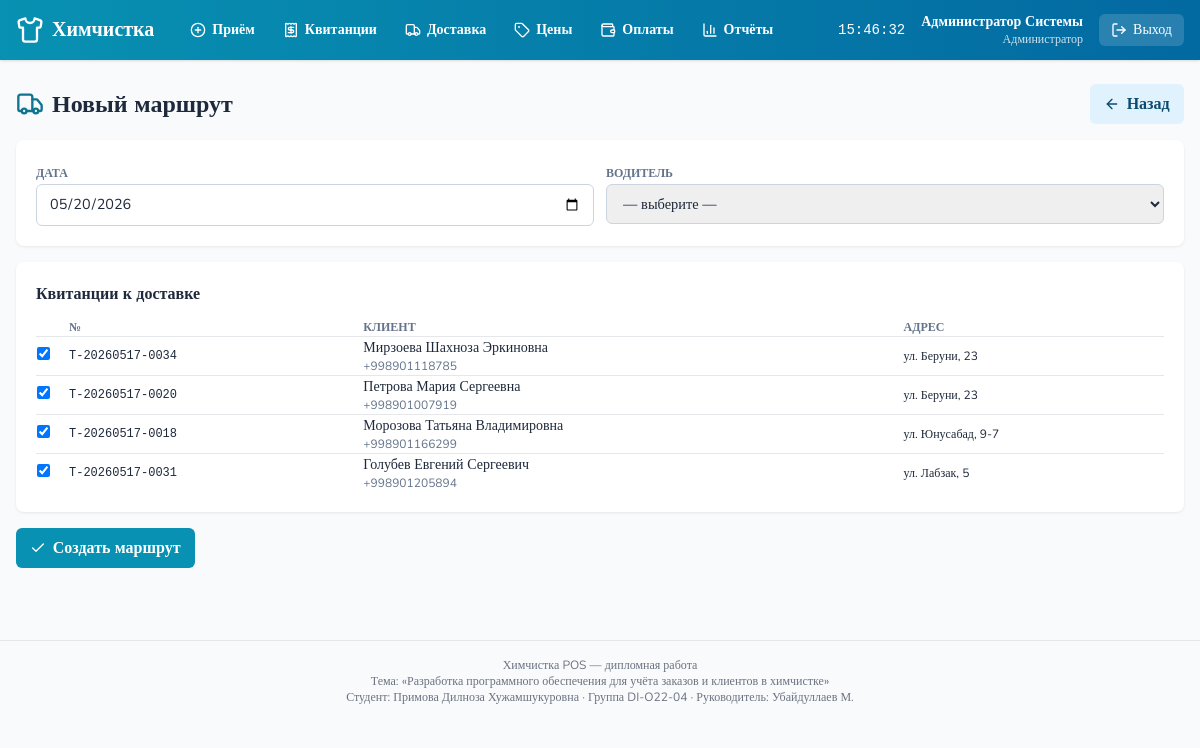
The page /delivery/route/new/ (signed in) on the database its author committed.
### accounts/models.py (models this page shows, shortened)
class User(AbstractUser):
    ROLE_CHOICES = [
        ('admin', 'Администратор'),
        ('cashier', 'Кассир'),
        ('operator', 'Оператор'),
        ('driver', 'Водитель'),
    ]
    role = models.CharField('Роль', max_length=20, choices=ROLE_CHOICES, default='cashier')
    phone = models.CharField('Телефон', max_length=32, blank=True)
    full_name = models.CharField('ФИО', max_length=160, blank=True)
    class Meta:
        verbose_name = 'Пользователь'
        verbose_name_plural = 'Пользователи'
    def display_name(self):
        return self.full_name or self.get_full_name() or self.username

### intake/models.py (models this page shows, shortened)
class IntakeTicket(models.Model):
    ticket_number = models.CharField('Номер квитанции', max_length=24, unique=True, db_index=True)
    customer = models.ForeignKey(Customer, on_delete=models.PROTECT, related_name='tickets', verbose_name='Клиент')
    cashier = models.ForeignKey(settings.AUTH_USER_MODEL, on_delete=models.PROTECT, related_name='tickets_taken', verbose_name='Кассир')
    status = models.CharField('Статус', max_length=20, choices=STATUS_CHOICES, default='received', db_index=True)
    received_at = models.DateTimeField('Принято', default=timezone.now)
    ready_by = models.DateTimeField('Готово к (план)', null=True, blank=True)
    ready_at = models.DateTimeField('Готово (факт)', null=True, blank=True)
    delivered_at = models.DateTimeField('Выдано', null=True, blank=True)
    pickup_method = models.CharField('Способ получения', max_length=12, choices=PICKUP_CHOICES, default='in_store')
    delivery_address = models.CharField('Адрес доставки', max_length=255, blank=True)
    notes = models.TextField('Заметки', blank=True)
    subtotal = models.DecimalField('Сумма', max_digits=12, decimal_places=2, default=Decimal('0'))
    discount = models.DecimalField('Скидка', max_digits=12, decimal_places=2, default=Decimal('0'))
    total = models.DecimalField('Итого', max_digits=12, decimal_places=2, default=Decimal('0'))
    amount_paid = models.DecimalField('Оплачено', max_digits=12, decimal_places=2, default=Decimal('0'))
    qr_image = models.ImageField('QR код', upload_to='qr/', blank=True, null=True)
    class Meta:
        verbose_name = 'Квитанция'
        verbose_name_plural = 'Квитанции'
        ordering = ['-received_at']

### customers/models.py (models this page shows, shortened)
class Customer(models.Model):
    phone = models.CharField('Телефон', max_length=32, unique=True, db_index=True)
    full_name = models.CharField('ФИО', max_length=160)
    address = models.CharField('Адрес', max_length=255, blank=True)
    notes = models.TextField('Заметки', blank=True)
    created_at = models.DateTimeField('Создан', auto_now_add=True)
    total_spent = models.DecimalField('Сумма покупок', max_digits=12, decimal_places=2, default=Decimal('0'))
    class Meta:
        verbose_name = 'Клиент'
        verbose_name_plural = 'Клиенты'
        ordering = ['-created_at']

### delivery/views.py (the view, shortened to what this page needs)
# urls.py: path('route/new/', views.route_new, name='route_new'),
@login_required
def route_new(request):
    drivers = User.objects.filter(role='driver')
    ready_tickets = IntakeTicket.objects.filter(
        status='ready', pickup_method='delivery'
    ).select_related('customer').order_by('received_at')
    return render(request, 'delivery/route_new.html', {
        'drivers': drivers,
        'ready_tickets': ready_tickets,
        'today': timezone.localdate(),
    })

### core/context_processors.py (called while the page is built)
def bmi_metadata(request):
    return {
        'BMI_TOPIC': 'Разработка программного обеспечения для учёта заказов и клиентов в химчистке',
        'BMI_STUDENT': 'Примова Дилноза Хужамшукуровна',
        'BMI_GROUP': 'DI-O22-04',
        'BMI_SUPERVISOR': 'Убайдуллаев М.',
        'APP_NAME': 'Химчистка POS',
    }

### templates/delivery/route_new.html (shortened to what this page needs)
{% extends 'base.html' %}
{% block content %}
<div class="flex items-center justify-between mb-4">
  <h1 class="text-2xl font-extrabold flex items-center gap-2"><i data-lucide="truck" class="w-7 h-7 text-cyan-700"></i> Новый маршрут</h1>
  <a href="{% url 'delivery:list' %}" class="btn btn-ghost"><i data-lucide="arrow-left" class="w-4 h-4"></i> Назад</a>
</div>
<form method="post" class="space-y-4">{% csrf_token %}
  <div class="card">
    <div class="grid grid-cols-1 md:grid-cols-2 gap-3">
      <div>
        <label class="text-xs font-semibold uppercase text-slate-500">Дата</label>
        <input class="input" type="date" name="date" value="{{ today|date:'Y-m-d' }}" required>
      </div>
      <div>
        <label class="text-xs font-semibold uppercase text-slate-500">Водитель</label>
        <select class="input" name="driver" required>
          <option value="">— выберите —</option>
        </select>
      </div>
    </div>
  </div>
  <div class="card">
    <h2 class="font-bold mb-3">Квитанции к доставке</h2>
    {% if ready_tickets %}
    <table class="w-full text-sm">
      <thead><tr class="text-left text-xs uppercase text-slate-500 border-b"><th class="py-2 w-8"></th><th>№</th><th>Клиент</th><th>Адрес</th></tr></thead>
      <tbody>
        {% for t in ready_tickets %}
        <tr class="border-b last:border-0">
          <td class="py-2"><input type="checkbox" name="ticket_ids" value="{{ t.id }}" checked></td>
          <td class="font-mono text-xs">{{ t.ticket_number }}</td>
          <td>{{ t.customer.full_name }}<div class="text-xs text-slate-500">{{ t.customer.phone }}</div></td>
          <td class="text-xs">{{ t.delivery_address|default:t.customer.address }}</td>
        </tr>
        {% endfor %}
      </tbody>
    </table>
    {% else %}
    <div class="text-slate-400 text-center py-4">Нет готовых квитанций с типом «Доставка»</div>
    {% endif %}
  </div>
  <button class="btn btn-primary"><i data-lucide="check" class="w-4 h-4"></i> Создать маршрут</button>
</form>
{% endblock %}

### templates/components/topbar.html
{% load static %}
<header class="bg-gradient-to-r from-cyan-600 to-sky-700 text-white shadow no-print">
  <div class="max-w-7xl mx-auto px-4 py-3 flex items-center gap-6">
    <a href="{% url 'pos:dashboard' %}" class="flex items-center gap-2 font-extrabold text-xl">
      <i data-lucide="shirt" class="w-7 h-7"></i>
      <span>Химчистка</span>
    </a>
    <nav class="flex items-center gap-1 flex-1 text-sm font-semibold">
      <a href="{% url 'intake:new' %}" class="px-3 py-2 rounded-md hover:bg-white/15 flex items-center gap-1.5">
        <i data-lucide="plus-circle" class="w-4 h-4"></i> Приём
      </a>
      <a href="{% url 'tickets:list' %}" class="px-3 py-2 rounded-md hover:bg-white/15 flex items-center gap-1.5">
        <i data-lucide="receipt" class="w-4 h-4"></i> Квитанции
      </a>
      <a href="{% url 'delivery:list' %}" class="px-3 py-2 rounded-md hover:bg-white/15 flex items-center gap-1.5">
        <i data-lucide="truck" class="w-4 h-4"></i> Доставка
      </a>
      <a href="{% url 'pricing:matrix' %}" class="px-3 py-2 rounded-md hover:bg-white/15 flex items-center gap-1.5">
        <i data-lucide="tag" class="w-4 h-4"></i> Цены
      </a>
      <a href="{% url 'payments:list' %}" class="px-3 py-2 rounded-md hover:bg-white/15 flex items-center gap-1.5">
        <i data-lucide="wallet" class="w-4 h-4"></i> Оплаты
      </a>
      <a href="{% url 'reports:daily' %}" class="px-3 py-2 rounded-md hover:bg-white/15 flex items-center gap-1.5">
        <i data-lucide="bar-chart-3" class="w-4 h-4"></i> Отчёты
      </a>
    </nav>
    <div class="flex items-center gap-4 text-sm">
      <span id="clock" class="font-mono"></span>
      <div class="text-right leading-tight">
        <div class="font-bold">{{ user.display_name }}</div>
        <div class="text-xs opacity-80">{{ user.get_role_display }}</div>
      </div>
      <form action="{% url 'logout' %}" method="post">{% csrf_token %}
        <button type="submit" class="bg-white/15 hover:bg-white/25 px-3 py-1.5 rounded-md text-sm flex items-center gap-1.5">
          <i data-lucide="log-out" class="w-4 h-4"></i> Выход
        </button>
      </form>
    </div>
  </div>
</header>

### templates/base.html (style rules this page uses)
body { font-family: 'Nunito', system-ui, sans-serif; }
.btn { display:inline-flex; align-items:center; gap:.4rem; padding:.5rem .9rem; border-radius:.375rem; font-weight:700; transition:all .15s; }
.btn-primary { background:#0891b2; color:white; }
.btn-ghost { background:#e0f2fe; color:#0c4a6e; }
.card { background:white; border-radius:.5rem; box-shadow:0 1px 3px rgba(0,0,0,.08); padding:1.25rem; }
.input { width:100%; padding:.5rem .75rem; border:1px solid #cbd5e1; border-radius:.375rem; font-size:.9rem; }

### rows shown on the page
User: display_name "Администратор Системы", role "Администратор"
IntakeTicket: ticket_number "T-20260517-0034", customer.full_name "Мирзоева Шахноза Эркиновна", customer.phone "+998901118785", delivery_address "ул. Беруни, 23"
IntakeTicket: ticket_number "T-20260517-0020", customer.full_name "Петрова Мария Сергеевна", customer.phone "+998901007919", delivery_address "ул. Беруни, 23"
IntakeTicket: ticket_number "T-20260517-0018", customer.full_name "Морозова Татьяна Владимировна", customer.phone "+998901166299", delivery_address "ул. Юнусабад, 9-7"
IntakeTicket: ticket_number "T-20260517-0031", customer.full_name "Голубев Евгений Сергеевич", customer.phone "+998901205894", delivery_address "ул. Лабзак, 5"

### other values the page prints
{{ BMI_TOPIC }} "Разработка программного обеспечения для учёта заказов и клиентов в химчистке"
{{ BMI_STUDENT }} "Примова Дилноза Хужамшукуровна"
{{ BMI_GROUP }} "DI-O22-04"
{{ BMI_SUPERVISOR }} "Убайдуллаев М."
